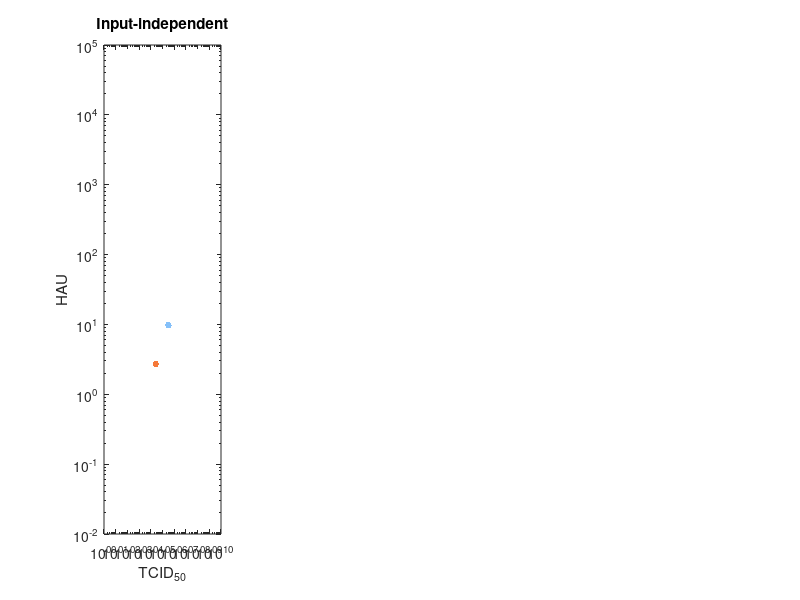

The MATLAB source for this figure: (Note: this script raises an error after producing the figure.)
% function void = main_plt_FigureS2_allmodels_passagestudy_plane_070622(void)

% plot passage study lines 1,2: total particles/TCID50 over 73 passages

%%
clear all; close all; clc;

% save figure?
save_ans_Fig = 0;

figure_name = 'FigureS2_allmodels_passagestudy_plane_080422';

fprintf('plotting parametrized models of passage study... \n\n');

color_violet=[169,90,161]/255;
color_lightblue=[133,192,249]/255;
color_orange = [245,121,58]/255;
color_palette = [color_lightblue; color_orange];

color_palette_lines12 = [0 0 0; 0.5 0.5 0.5]; % black, gray

frac_spacing = 0.66;
frac_scaling = 0.27;


%% now load passage study - MM models
load('results/Results_passagestudy_allmodels_070422.mat');

HAU_m1 = results.HAU_m1(1,100:end);
HAU_m2 = results.HAU_m2(1,100:end);
HAU_m3 = results.HAU_m3(1,100:end);
HAU_m4 = results.HAU_m4(1,100:end);
HAU_m5 = results.HAU_m5(1,100:end);
HAU_m6 = results.HAU_m6(1,100:end);
HAU_m7 = results.HAU_m7(1,100:end);
HAU_m8 = results.HAU_m8(1,100:end);

TCID50_m1 = results.TCID50_m1(1,100:end);
TCID50_m2 = results.TCID50_m2(1,100:end);
TCID50_m3 = results.TCID50_m3(1,100:end);
TCID50_m4 = results.TCID50_m4(1,100:end);
TCID50_m5 = results.TCID50_m5(1,100:end);
TCID50_m6 = results.TCID50_m6(1,100:end);
TCID50_m7 = results.TCID50_m7(1,100:end);
TCID50_m8 = results.TCID50_m8(1,100:end);

%% now plot models
% 4 panels: input-independent,linear,Hill,MM

figure(1);
set(gcf, 'Position',  [100, 200, 1250, 300]);

%% input-independent
figure(1); subplot(1,4,1);
p(1)=loglog(TCID50_m1, HAU_m1, '.-','Color',color_palette(1,:),'MarkerSize',15,'LineWidth',2); hold on;
p(2)=loglog(TCID50_m2, HAU_m2, '.-','Color',color_palette(2,:),'MarkerSize',15,'LineWidth',2); hold on;

xlabel('TCID_{50}'); ylabel('HAU');
title('Input-independent');
axis([10^0 10^10 10^-2 10^5]);
f1=gca;
f1.LineWidth = 1;
f1.FontSize = 14;
f1.FontWeight = 'normal';
f1.FontName = 'Times';

legend(p,{'Frequency-independent','Frequency-dependent'},'Location',[0.15 0.79 0.13 0.05]);
legend boxoff

txt = {'A'};
text(0.045,1.03,txt,'Units','normalized','FontSize',14,'FontWeight','bold');

%% linear
figure(1); subplot(1,4,2);
loglog(TCID50_m3, HAU_m3, '.-','Color',color_palette(1,:),'MarkerSize',15,'LineWidth',2); hold on;
loglog(TCID50_m4, HAU_m4, '.-','Color',color_palette(2,:),'MarkerSize',15,'LineWidth',2); hold on;

xlabel('TCID_{50}'); ylabel('HAU');
title('Linear');
axis([10^0 10^10 10^-2 10^5]);
f1=gca;
f1.LineWidth = 1;
f1.FontSize = 14;
f1.FontWeight = 'normal';
f1.FontName = 'Times';

txt = {'B'};
text(0.045,1.03,txt,'Units','normalized','FontSize',14,'FontWeight','bold');

%% MM
figure(1); subplot(1,4,3);
loglog(TCID50_m7, HAU_m7, '.-','Color',color_palette(1,:),'MarkerSize',15,'LineWidth',2); hold on;
loglog(TCID50_m8, HAU_m8, '.-','Color',color_palette(2,:),'MarkerSize',15,'LineWidth',2); hold on;

xlabel('TCID_{50}'); ylabel('HAU');
title('Michaelis-Menten');
axis([10^0 10^10 10^-2 10^5]);
f1=gca;
f1.LineWidth = 1;
f1.FontSize = 14;
f1.FontWeight = 'normal';
f1.FontName = 'Times';

txt = {'C'};
text(0.045,1.03,txt,'Units','normalized','FontSize',14,'FontWeight','bold');

%% Hill
figure(1); subplot(1,4,4);
loglog(TCID50_m5, HAU_m5, '.-','Color',color_palette(1,:),'MarkerSize',15,'LineWidth',2); hold on;
loglog(TCID50_m6, HAU_m6, '.-','Color',color_palette(2,:),'MarkerSize',15,'LineWidth',2); hold on;

xlabel('TCID_{50}'); ylabel('HAU');
title('Hill function');
axis([10^0 10^10 10^-2 10^5]);
f1=gca;
f1.LineWidth = 1;
f1.FontSize = 14;
f1.FontWeight = 'normal';
f1.FontName = 'Times';

txt = {'D'};
text(0.045,1.03,txt,'Units','normalized','FontSize',14,'FontWeight','bold');

% 
% %% now plot things
% 
% f1 = figure(1);
% set(gcf, 'Position',  [200, 300, 1550, 400]);
% 
% %% panel A: passage study lines 1,2
% subplot(1,3,1);
% 
% loglog(linspace(1,1e10,length(passages)),HAU_LOD*ones(length(passages)),'--k','MarkerSize',14,'LineWidth',0.5); hold on;
% loglog(TCID50_LOD*ones(length(passages)),linspace(1e-1,1e6,length(passages)),'--k','MarkerSize',14,'LineWidth',0.5); hold on;
% 
% p(1) = loglog(TCID50_line1, HAU_line1, '-','Color', color_palette_lines12(1,:),'MarkerSize',14,'LineWidth',2);hold on
% p(1).Color(4)=0.80;
% loglog(TCID50_line1, HAU_line1, 'k.','MarkerSize',14,'LineWidth',2);hold on
% loglog(TCID50_LOD_pts_line1, HAU_LOD_pts_line1, 'kx', 'MarkerSize',10,'LineWidth',1.5);hold on
% 
% p(2) = loglog(TCID50_line2, HAU_line2, '-','color',color_palette_lines12(2,:),'MarkerSize',14,'LineWidth',2);hold on
% p(2).Color(4)=0.80;
% loglog(TCID50_line2, HAU_line2, '.','color',color_palette_lines12(2,:),'MarkerSize',14,'LineWidth',2);hold on
% loglog(TCID50_LOD_pts_line2, HAU_LOD_pts_line2, 'x', 'MarkerSize',10,'color',color_palette_lines12(2,:),'LineWidth',1.5);hold on
% 
% 
% legend(p,{'Line 1', 'Line 2'},'Location',[0.18 0.8 0.05 0.1])
% legend boxoff
% xlabel('TCID_{50}'); ylabel('HAU');
% 
% axis([1 10^10 10^-1 5*10^5]);
% % yticks([10^-1 10^0 10^1 10^2 10^3]);
% % yticklabels({'10^{-1}', '10^0', '10^1', '10^2', '10^3', '10^4', '10^5'});
% ax = gca; % current axes
% ax.FontSize = 16;
% ax.FontWeight = 'normal';
% ax.FontName = 'Times';
% 
% txt = {'A'};
% text(0.045,1.03,txt,'Units','normalized','FontSize',16,'FontWeight','bold');
% 
% %% Panel B: MM models
% 
% subplot(1,3,2);
% q(1) = loglog(TCID50_m7(100:end), HAU_m7(100:end)*params.HAU_particles_factor, '.-','Color',color_palette(1,:),'MarkerSize',15,'LineWidth',2);hold on
% q(2) = loglog(TCID50_m8(100:end), HAU_m8(100:end)*params.HAU_particles_factor, '.-','Color',color_palette(2,:),'MarkerSize',15,'LineWidth',2);hold on
% xlabel('TCID_{50}'); ylabel('HAU-particles');
% axis([1 10^10 10^6 5e12]);
% yticks([10^6 10^7 10^9 10^11]);
% yticklabels({ '','10^7', '10^9', '10^{11}'});
% 
% % legend(q,{'Line 1', 'MM Frequency-independent', 'MM Frequency-dependent'},'Location',[0.5 0.8 0.1 0.1])
% legend(q,{'Frequency-independent', 'Frequency-dependent'},'Location',[0.43 0.8 0.1 0.1]);
% 
% % legend(q,{'Saturating frequency-independent', 'Saturating frequency-dependent'},'Location','NorthEast')
% % legend(q,{'MM Frequency-independent', 'MM Frequency-dependent'},'Location','NorthEast')
% legend boxoff
% ax = gca; % current axes
% ax.FontSize = 16;
% ax.FontWeight = 'normal';
% ax.FontName = 'Times';
% 
% txt = {'B'};
% text(0.045,1.03,txt,'Units','normalized','FontSize',16,'FontWeight','bold');
% 
% %% Panel C: models 1-4
% 
% subplot(1,3,3);
% r(1) = loglog(TCID50_m1(100:end), HAU_m1(100:end)*params.HAU_particles_factor, '.-','Color',color_palette(1,:),'MarkerSize',15,'LineWidth',2);hold on
% r(2) = loglog(TCID50_m2(100:end), HAU_m2(100:end)*params.HAU_particles_factor, '.-','Color',color_palette(2,:),'MarkerSize',15,'LineWidth',2);hold on
% loglog(TCID50_m3(100:end), HAU_m3(100:end)*params.HAU_particles_factor, '.-','Color',color_palette(1,:),'MarkerSize',15,'LineWidth',2);hold on
% loglog(TCID50_m4(100:end), HAU_m4(100:end)*params.HAU_particles_factor, '.-','Color',color_palette(2,:),'MarkerSize',15,'LineWidth',2);hold on
% xlabel('TCID_{50}'); ylabel('HAU-particles');
% % yticks([10^6 10^7 10^8 10^9 10^10 10^11 10^12]);
% % yticklabels({'10^6', '10^7', '10^8', '10^9', '10^{10}', '10^{11}', '10^{12}'});
% axis([1 10^10 10^6 5e12]);
% % yticks([10^6 10^7 10^9 10^11]);
% % yticklabels({ '','10^7', '10^9', '10^{11}'});
% % legend(q,{'Line 1', 'MM Frequency-independent', 'MM Frequency-dependent'},'Location',[0.5 0.8 0.1 0.1])
% 
% legend(r,{'Frequency-independent', 'Frequency-dependent'},'Location',[0.71 0.8 0.1 0.1]);
% legend boxoff
% ax = gca; % current axes
% ax.FontSize = 16;
% ax.FontWeight = 'normal';
% ax.FontName = 'Times';
% 
% txt = {'C'};
% text(0.045,1.03,txt,'Units','normalized','FontSize',16,'FontWeight','bold');
% 
% 
% %% place text for labels
% text_g1 = {'Input-independent'};
% text_g2 = {'Linear'};
% 
% text(0.58,0.4,text_g1,'Units','normalized','FontSize',12,'FontWeight','normal','FontName','Times');
% text(0.12,0.32,text_g1,'Units','normalized','FontSize',12,'FontWeight','normal','FontName','Times');
% text(0.45,0.1,text_g2,'Units','normalized','FontSize',12,'FontWeight','normal','FontName','Times');
% text(0.89,0.85,text_g2,'Units','normalized','FontSize',12,'FontWeight','normal','FontName','Times');
% 
% yticks([10^6 10^7 10^9 10^11]);
% yticklabels({ '','10^7', '10^9', '10^{11}'});

%% save figure??
if save_ans_Fig
    
    folder_location = './../Figures_ms_all/supp/';
    saveas(f1,strcat(folder_location,figure_name),'epsc');
    
    fprintf('Figure saved:\n');
    fprintf(strcat(figure_name,'\n\n'));
    
    fprintf('Location:\n');
    fprintf(strcat(folder_location,'\n\n'));
    
else
    
    fprintf('Figure not saved.\n');
    
end